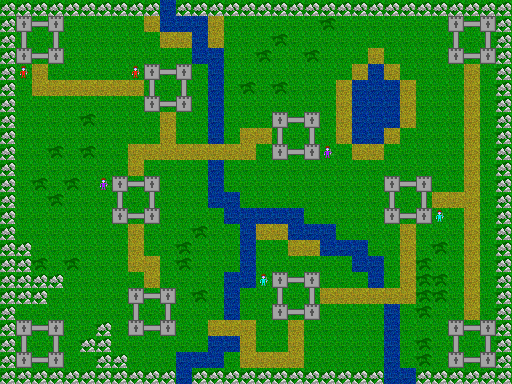

This is a level from a 2D game, rendered from its Tiled map with the project's own tilesets. A one-line summary and the map file follow, with tile-layer data summarised:
An orthogonal 32x24 tile map with 16x16 px tiles, 2 tile layers (terrain, objects).

<map version="1.0" orientation="orthogonal" renderorder="right-down" width="32" height="24" tilewidth="16" tileheight="16">
 <tileset firstgid="1" name="ld31-tileset" tilewidth="16" tileheight="16">
  <image source="ld31-tileset.png" width="1024" height="1024" />
  <tile id="0">
   <properties>
    <property name="entity" value="Grass" />
   </properties>
  </tile>
  <tile id="1">
   <properties>
    <property name="entity" value="Water" />
   </properties>
  </tile>
  <tile id="2">
   <properties>
    <property name="entity" value="Dirt" />
   </properties>
  </tile>
  <tile id="3">
   <properties>
    <property name="entity" value="Hills" />
   </properties>
  </tile>
  <tile id="64">
   <properties>
    <property name="entity" value="Tower" />
   </properties>
  </tile>
  <tile id="65">
   <properties>
    <property name="entity" value="WallHorz" />
   </properties>
  </tile>
  <tile id="66">
   <properties>
    <property name="entity" value="WallVert" />
   </properties>
  </tile>
  <tile id="67">
   <properties>
    <property name="entity" value="Mountains" />
   </properties>
  </tile>
  <tile id="128">
   <properties>
    <property name="entity" value="SoldierP1" />
   </properties>
  </tile>
  <tile id="129">
   <properties>
    <property name="entity" value="SoldierP2" />
   </properties>
  </tile>
  <tile id="130">
   <properties>
    <property name="entity" value="SoldierP3" />
   </properties>
  </tile>
  <tile id="131">
   <properties>
    <property name="entity" value="Selection" />
   </properties>
  </tile>
  <tile id="192">
   <properties>
    <property name="entity" value="Spawner" />
   </properties>
  </tile>
  <tile id="193">
   <properties>
    <property name="entity" value="Skeleton" />
   </properties>
  </tile>
  <tile id="194">
   <properties>
    <property name="entity" value="Snowman" />
   </properties>
  </tile>
  <tile id="195">
   <properties>
    <property name="entity" value="Tree" />
   </properties>
  </tile>
 </tileset>
 <layer name="terrain" width="32" height="24">
  <data>[768 cells, 768 non-empty, 5 distinct tile ids]</data>
 </layer>
 <layer name="objects" width="32" height="24">
  <data>[768 cells, 118 non-empty, 11 distinct tile ids]</data>
 </layer>
</map>